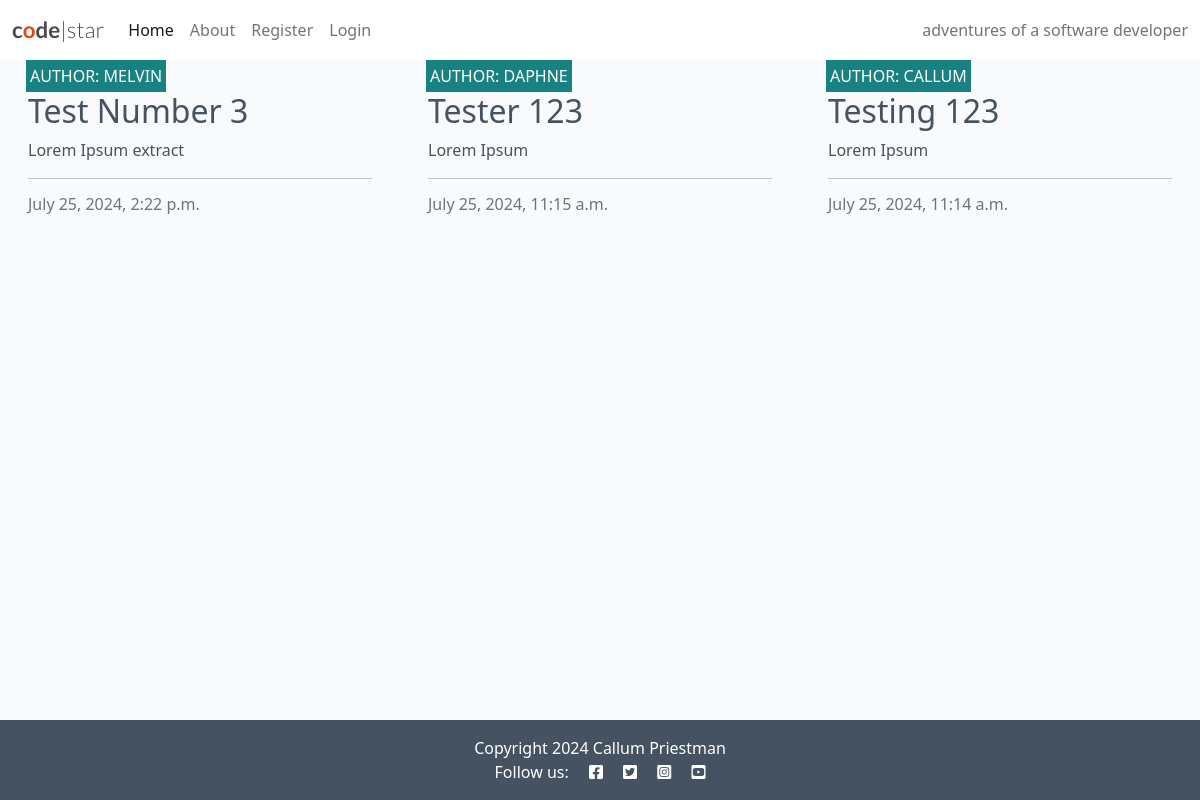
The app's page /, older data.
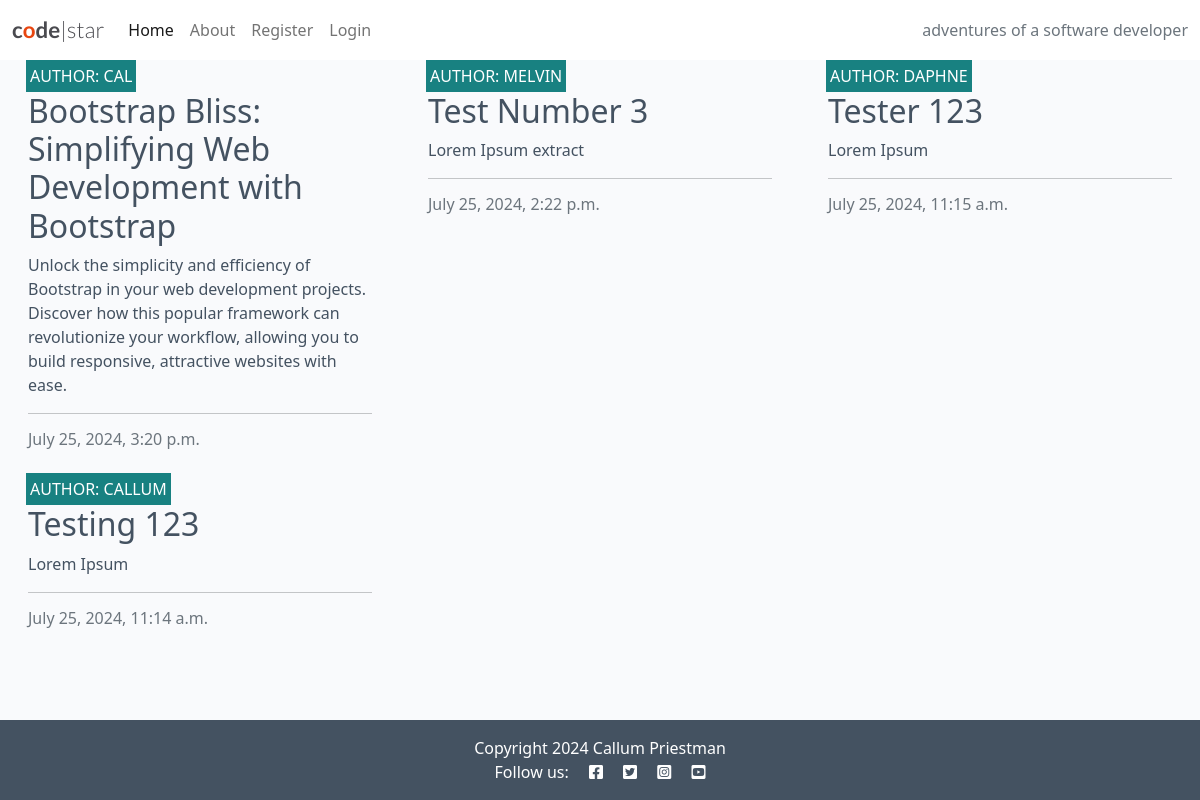
The same page, newer data.
### blog/models.py (models this page shows, shortened)
class Post(models.Model):
    title = models.CharField(max_length=200, unique=True)
    slug = models.SlugField(max_length=200, unique=True)
    author = models.ForeignKey(
        User, on_delete=models.CASCADE, related_name="blog_posts"
    )
    content = models.TextField()
    created_on = models.DateTimeField(auto_now_add=True)
    status = models.IntegerField(choices=STATUS, default=0)
    excerpt = models.TextField(blank=True)
    updated_on = models.DateTimeField(auto_now=True)
    class Meta:
        ordering = ["-created_on"]

### blog/views.py (the view)
# urls.py: path('', views.PostList.as_view(), name='home'),
class PostList(generic.ListView):
    queryset = Post.objects.filter(status=1)
    template_name = "blog/index.html"
    paginate_by = 6

### blog/templates/blog/index.html (shortened to what this page needs)
{% extends "base.html" %}
{% block content %}
<div class="container-fluid">
    <div class="row">
        <div class="col-12 mt-3 left">
            <div class="row">
                {% for post in post_list %}
                <div class="col-md-4">
                    <div class="card mb-4">
                        <div class="card-body">
                            <div class="image-container">
                                <div class="image-flash">
                                    <p class="author">Author: {{ post.author }}</p>
                                </div>
                            </div>
                            <a href="{% url 'post_detail' post.slug %}" class="post-link">
                                <h2 class="card-title">{{ post.title }}</h2>
                                <p class="card-text">{{ post.excerpt }}</p>
                            </a>
                            <hr />
                            <p class="card-text text-muted h6">{{ post.created_on}}
                            </p>
                        </div>
                    </div>
                </div>
                {% if forloop.counter|divisibleby:3 %}
            </div>
            <div class="row">
                {% endif %}
                {% endfor %}
            </div>
        </div>
    </div>
</div>
{% endblock %}
{% block copyright %}
    Copyright 2024 Callum Priestman
{% endblock %}

Row changes from the older to the newer data that the page shows:
added Post: author "CAL", title "Bootstrap Bliss: Simplifying Web Development with Bootstrap", excerpt "Unlock the simplicity and efficiency of Bootstrap in your web development projects. Discover how this popular framework can revolutionize your workflow, allowing you to build responsive, attractive websites with ease.", created_on "July 25, 2024, 3:20 p.m."
